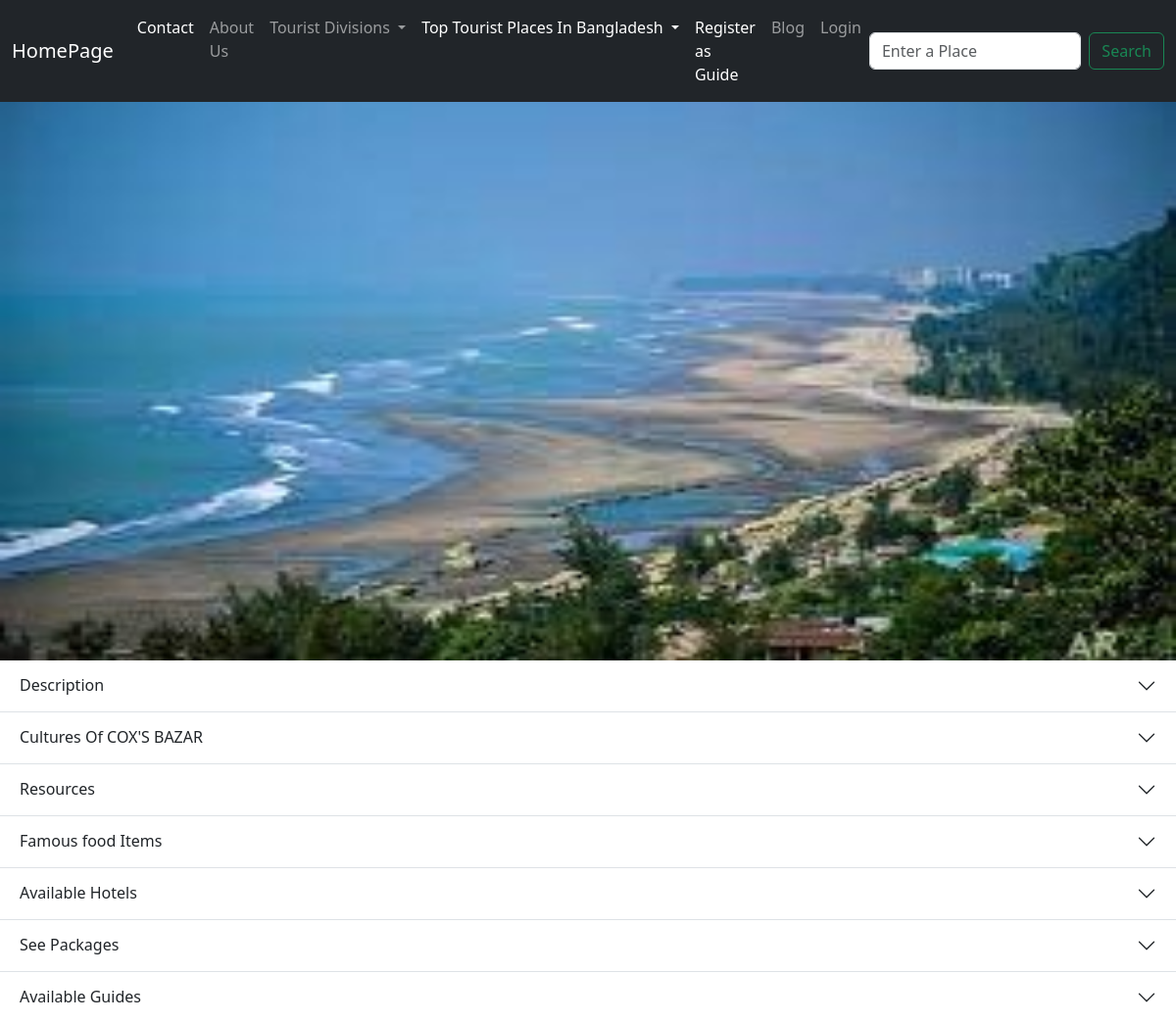
/homepage/place/3/, run on the app's committed database.
### homepage/models.py (models this page shows)
class Place(models.Model):
    division = models.ForeignKey(Division, on_delete=models.CASCADE, null=True)
    name = models.CharField(max_length=100)
    description = models.TextField()
    cover = models.ImageField(null=True, upload_to="placeimage/")
    add_to_nav = models.BooleanField(default=False)
    def __str__(self):
        return self.name

### homepage/views.py (the view)
# urls.py: path('place/<int:id>/', views.place_details, name='place_details'),
def place_details(request, id):
    place = Place.objects.get(id=id)
    place_culture_photos = PlaceCulture.objects.filter(place=place)
    place_foods = PlaceFood.objects.filter(place=place)
    place_videos = PlaceVideo.objects.filter(place=place)
    hotelslist = []
    hotels = Hotel.objects.filter(place=place)
    guides = Guide.objects.filter(place=place)
    packages = Package.objects.filter(place=place)
    for hotel in hotels:
        hotelinfo = {'info': hotel,
                     'photos': HotelPhoto.objects.filter(hotel=hotel)}
        hotelslist.append(hotelinfo)
    details = {
        'place': place, 'place_culture_photos': place_culture_photos,
        'place_foods': place_foods, 'place_videos': place_videos,
        'hotels': hotelslist, 'guides': guides, 'packages': packages
    }
    return render(request, 'place_details.html', details)

### homepage/context_processor.py (called while the page is built)
def all_places(request):
    places = Place.objects.filter(add_to_nav = True)
    return {'all_places': places}

def all_divisions(request):
    divisions = Division.objects.all()
    return {"all_divisions":divisions}

### templates/place_details.html (shortened to what this page needs)
{% extends 'base.html' %}
{% block body %}
{%if place.cover %}
<img src="{{place.cover.url}}" class="img-fluid" alt="..." style="width:2000px;height:570px;">
{%endif%}
<div class="accordion accordion-flush" id="accordionFlushExample">
  <div class="accordion-item">
    <h2 class="accordion-header">
      <button class="accordion-button collapsed" type="button" data-bs-toggle="collapse"
        data-bs-target="#flush-collapseOne" aria-expanded="false" aria-controls="flush-collapseOne">
        Description
      </button>
    </h2>
  </div>
  <div class="accordion-item">
    <h2 class="accordion-header">
      <button class="accordion-button collapsed" type="button" data-bs-toggle="collapse"
        data-bs-target="#flush-collapseTwo" aria-expanded="false" aria-controls="flush-collapseTwo">
        Cultures Of {{place.name}}
      </button>
    </h2>
  </div>
  <div class="accordion-item">
    <h2 class="accordion-header">
      <button class="accordion-button collapsed" type="button" data-bs-toggle="collapse"
        data-bs-target="#flush-collapseThree" aria-expanded="false" aria-controls="flush-collapseThree">
        Resources
      </button>
    </h2>
  </div>
  <div class="accordion-item">
    <h2 class="accordion-header">
      <button class="accordion-button collapsed" type="button" data-bs-toggle="collapse"
        data-bs-target="#flush-collapseFour" aria-expanded="false" aria-controls="flush-collapseFour">
        Famous food Items
      </button>
    </h2>
  </div>
  <div class="accordion-item">
    <h2 class="accordion-header">
      <button class="accordion-button collapsed" type="button" data-bs-toggle="collapse"
        data-bs-target="#flush-collapsefive" aria-expanded="false" aria-controls="flush-collapsefive">
        Available Hotels
      </button>
    </h2>
  </div>
  <div class="accordion-item">
    <h2 class="accordion-header">
      <button class="accordion-button collapsed" type="button" data-bs-toggle="collapse"
        data-bs-target="#flush-collapseEight" aria-expanded="false" aria-controls="flush-collapseEight">
        See Packages
      </button>
    </h2>
  </div>
  <div class="accordion-item">
    <h2 class="accordion-header">
      <button class="accordion-button collapsed" type="button" data-bs-toggle="collapse"
        data-bs-target="#flush-collapseSeven" aria-expanded="false" aria-controls="flush-collapseSeven">
        Available Guides
      </button>
    </h2>
  </div>
</div>
{% endblock body %}

### static/css/style.css (style rules this page uses)
:root { --primary-color: #059669; --secondary-color: #6B7280; --accent-color: #3B82F6; --gray-800: #111827; --gray-900:#1F2937; --blue-800:#1E429F; }

### data on the page
Place: cover (picture), name "COX'S BAZAR"
